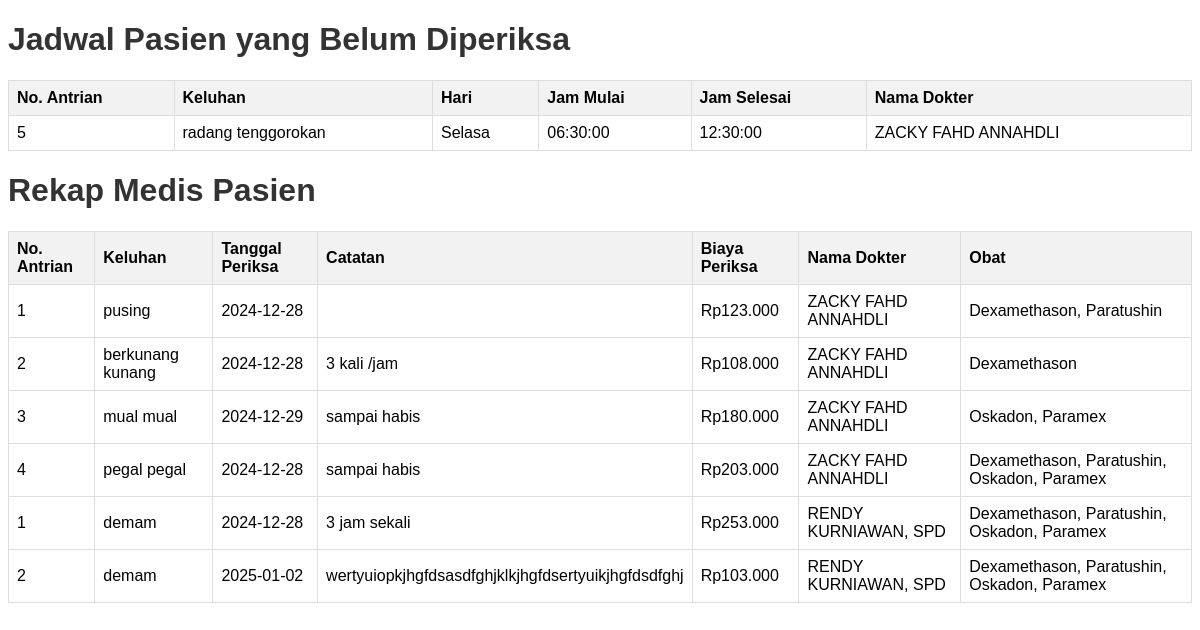
The app's page /pasien/rekam_medis.php (signed in) with its own data.
### tables this page shows
CREATE TABLE `daftar_poli` (
  `id` int(11) NOT NULL,
  `id_pasien` int(11) NOT NULL,
  `id_jadwal` int(11) NOT NULL,
  `keluhan` text NOT NULL,
  `no_antrian` int(11) DEFAULT NULL
);

CREATE TABLE `jadwal_periksa` (
  `id` int(11) NOT NULL,
  `id_dokter` int(11) NOT NULL,
  `hari` varchar(10) NOT NULL,
  `jam_mulai` time NOT NULL,
  `jam_selesai` time NOT NULL,
  `jadwal_aktif` tinyint(1) DEFAULT 0
);

CREATE TABLE `dokter` (
  `id` int(11) NOT NULL,
  `nama` varchar(150) NOT NULL,
  `alamat` varchar(255) DEFAULT NULL,
  `no_hp` varchar(20) NOT NULL,
  `id_poli` int(11) NOT NULL,
  `username` varchar(100) NOT NULL,
  `password` varchar(255) NOT NULL
);

### pasien/rekam_medis.php (the view, shortened to what this page needs)
<?php
require '../koneksi/koneksi.php';
$pasien_id = $_SESSION['pasien_id'];
$query_jadwal = "
    SELECT
        dp.no_antrian,
        dp.keluhan,
        jp.hari,
        jp.jam_mulai,
        jp.jam_selesai,
        d.nama AS nama_dokter
    FROM
        daftar_poli dp
    JOIN
        jadwal_periksa jp ON dp.id_jadwal = jp.id
    JOIN
        dokter d ON jp.id_dokter = d.id
    WHERE
        dp.id_pasien = ? AND
        dp.id NOT IN (SELECT id_daftar_poli FROM periksa)
";
$stmt_jadwal = $koneksi->prepare($query_jadwal);
$stmt_jadwal->bind_param("i", $pasien_id);
$stmt_jadwal->execute();
$result_jadwal = $stmt_jadwal->get_result();
$query_rekap = "
    SELECT
        dp.no_antrian,
        dp.keluhan,
        p.tanggal_periksa,
        p.catatan,
        p.biaya_periksa,
        d.nama AS nama_dokter,
        GROUP_CONCAT(o.nama_obat SEPARATOR ', ') AS obat
    FROM
        periksa p
    JOIN
        daftar_poli dp ON p.id_daftar_poli = dp.id
    JOIN
        jadwal_periksa jp ON dp.id_jadwal = jp.id
    JOIN
        dokter d ON jp.id_dokter = d.id
    LEFT JOIN
        detail_periksa dp_ob ON p.id = dp_ob.id_periksa
    LEFT JOIN
        obat o ON dp_ob.id_obat = o.id_obat
    WHERE
        dp.id_pasien = ?
    GROUP BY
        p.id
";
$stmt_rekap = $koneksi->prepare($query_rekap);
$stmt_rekap->bind_param("i", $pasien_id);
$stmt_rekap->execute();
$result_rekap = $stmt_rekap->get_result();
?>
<!DOCTYPE html>
<html lang="en">
<head>
</head>
<body>
    <h1>Jadwal Pasien yang Belum Diperiksa</h1>
    <table>
        <thead>
            <tr>
                <th>No. Antrian</th>
                <th>Keluhan</th>
                <th>Hari</th>
                <th>Jam Mulai</th>
                <th>Jam Selesai</th>
                <th>Nama Dokter</th>
            </tr>
        </thead>
        <tbody>
            <?php while ($row = $result_jadwal->fetch_assoc()): ?>
                <tr>
                    <td><?= htmlspecialchars($row['no_antrian']) ?></td>
                    <td><?= htmlspecialchars($row['keluhan']) ?></td>
                    <td><?= htmlspecialchars($row['hari']) ?></td>
                    <td><?= htmlspecialchars($row['jam_mulai']) ?></td>
                    <td><?= htmlspecialchars($row['jam_selesai']) ?></td>
                    <td><?= htmlspecialchars($row['nama_dokter']) ?></td>
                </tr>
            <?php endwhile; ?>
        </tbody>
    </table>
    <h1>Rekap Medis Pasien</h1>
    <table>
        <thead>
            <tr>
                <th>No. Antrian</th>
                <th>Keluhan</th>
                <th>Tanggal Periksa</th>
                <th>Catatan</th>
                <th>Biaya Periksa</th>
                <th>Nama Dokter</th>
                <th>Obat</th>
            </tr>
        </thead>
        <tbody>
            <?php while ($row = $result_rekap->fetch_assoc()): ?>
                <tr>
                    <td><?= htmlspecialchars($row['no_antrian']) ?></td>
                    <td><?= htmlspecialchars($row['keluhan']) ?></td>
                    <td><?= htmlspecialchars($row['tanggal_periksa']) ?></td>
                    <td><?= htmlspecialchars($row['catatan']) ?></td>
                    <td>Rp<?= number_format($row['biaya_periksa'], 0, ',', '.') ?></td>
                    <td><?= htmlspecialchars($row['nama_dokter']) ?></td>
                    <td><?= htmlspecialchars($row['obat']) ?: 'Tidak ada' ?></td>
                </tr>
            <?php endwhile; ?>
        </tbody>
    </table>
</body>
</html>

### pasien/rekam_medis.php (style rules this page uses)
body { font-family: Arial, sans-serif; }
h1 { color: #333; }
table { width: 100%; border-collapse: collapse; margin-bottom: 20px; }
table, th, td { border: 1px solid #ddd; }
th, td { text-align: left; padding: 8px; }
th { background-color: #f2f2f2; }

### records on screen
daftar_poli: no_antrian "5", keluhan "radang tenggorokan", id_jadwal.hari "Selasa", id_jadwal.jam_mulai "06:30:00", id_jadwal.jam_selesai "12:30:00", dokter.nama "ZACKY FAHD ANNAHDLI"

### other values on screen
$row['no_antrian'] "1"
$row['keluhan'] "pusing"
$row['tanggal_periksa'] "2024-12-28"
$row['biaya_periksa'] "123.000"
$row['nama_dokter'] "ZACKY FAHD ANNAHDLI"
htmlspecialchars($row['obat']) ?: 'Tidak ada' "Dexamethason, Paratushin"
$row['no_antrian'] "2"
$row['keluhan'] "berkunang kunang"
$row['catatan'] "3 kali /jam"
$row['biaya_periksa'] "108.000"
htmlspecialchars($row['obat']) ?: 'Tidak ada' "Dexamethason"
$row['no_antrian'] "3"
$row['keluhan'] "mual mual"
$row['tanggal_periksa'] "2024-12-29"
$row['catatan'] "sampai habis"
